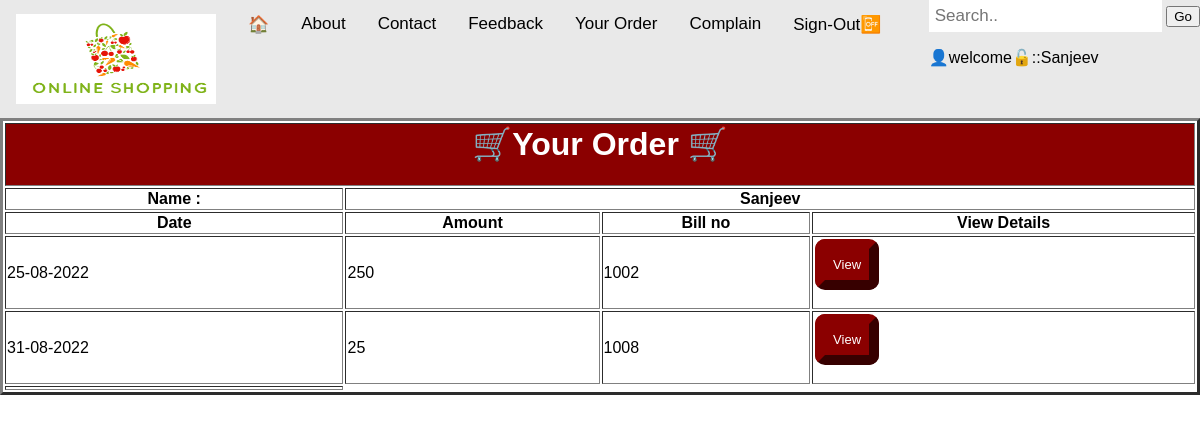
The app's page /order.php (signed in) with its own data.
### tables this page shows
CREATE TABLE `order_detail` (
  `id` int(11) NOT NULL,
  `billno` int(100) NOT NULL,
  `name` varchar(50) NOT NULL,
  `date` varchar(50) NOT NULL,
  `amt` varchar(100) NOT NULL
);

### order.php (the view, shortened to what this page needs)
<?php
	if(!isset($_SESSION['username']))
	{
 		include("header.php");
		echo"<script>window.location='login.php'</script>";
	}
	else
	{
		include("header1.php");
?>
	<table style="width:100%" align=center border=3>
	<tr align=center>
		<th  colspan=8 bgcolor=DarkRed><font color=white><h1>🛒Your Order 🛒</h1></th>
	</tr>
	<tr>
		<th>Name :</td>
		<th colspan=3> <?php echo $_SESSION['username']; ?></td>
	</tr>
	<tr>
		<th>Date</th>
		<th>Amount</th>
		<th>Bill no</th>
		<th>View Details</th>
	</tr>
	<?php
	$q2 = mysqli_query($cn,"SELECT * FROM `order_detail` WHERE `name` LIKE '".$_SESSION['username']."'");
	while($r2 = mysqli_fetch_array($q2))
	{
		echo "<tr><td>".$r2[3]."</td><td>".$r2[4]."</td><td>".$r2[1]."</td>
		<td><form action='orderdetails.php' method='POST' > <input type='hidden' name='billno' value='". $r2[1]."'><input type=submit value=View   style=font-size:13px;border-color:darkred;color:white;background:darkred;border-radius:10px;margin:1px;padding:8px;border-width:10px  class=button value=submit></form></td></tr>";
	}
	?>
	<tr>
		<td>
	</table>
<?php
	}
?>

### header1.php (style rules this page uses)
* { box-sizing: border-box; }
body { margin: 0; font-family: Arial, Helvetica, sans-serif; }

### records on screen
order_detail: date "25-08-2022", amt "250", billno "1002"
order_detail: date "31-08-2022", amt "25", billno "1008"

### other values on screen
$_SESSION["username"] "Sanjeev"
$_SESSION['username'] "Sanjeev"
